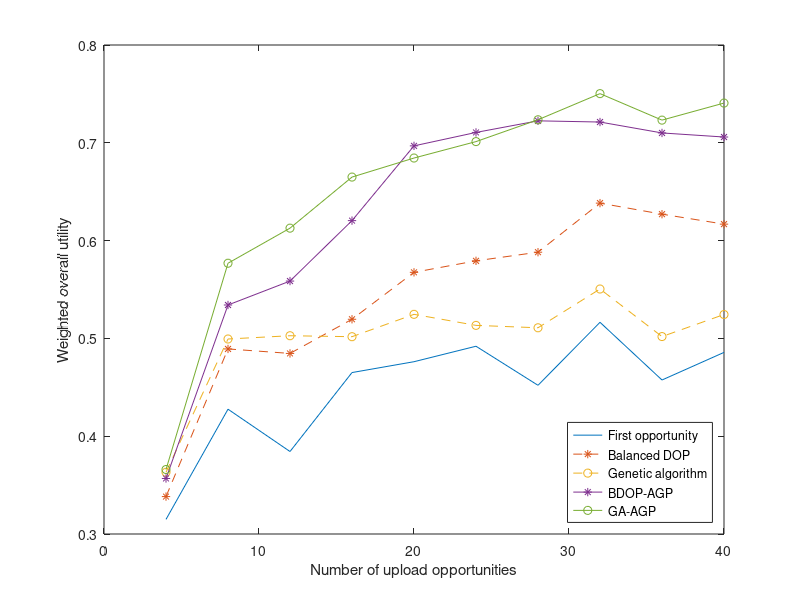
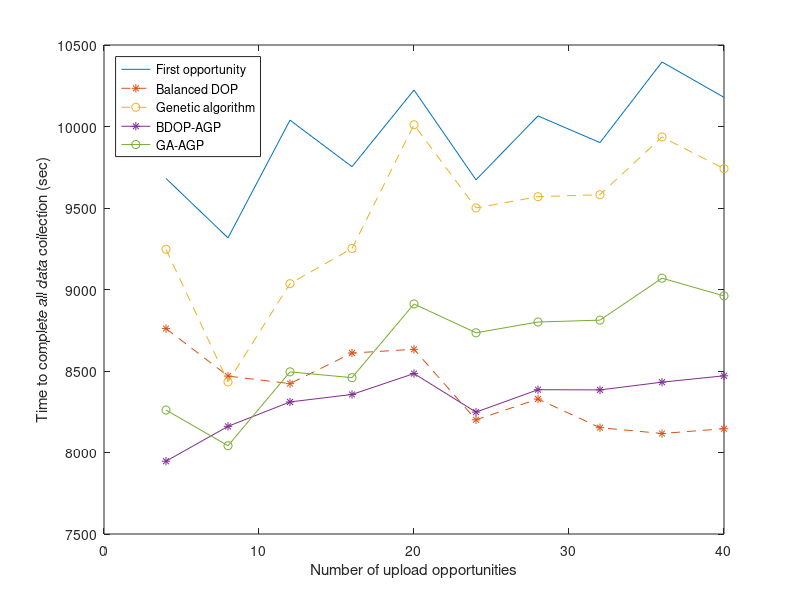

Reproduce these figures in MATLAB, in order.
load('mat/half_op_number.mat');

figure;
plot(number_of_op, reward_total(:, 1), ...
    number_of_op, reward_total(:, 4), '--*', ...
    number_of_op, reward_total(:, 7), '--o', ...
    number_of_op, reward_total(:, 6), '-*', ...
    number_of_op, reward_total(:, 9), '-o');
xlabel('Number of upload opportunities');
ylabel('Weighted overall utility');
legend('First opportunity', 'Balanced DOP', 'Genetic algorithm', ...
    'BDOP-AGP', 'GA-AGP', ...
    'Location', 'southeast');
saveas(gcf, 'fig_2/half_op_number_x.fig');

figure;
plot(number_of_op, length_task(:, 1), ...
    number_of_op, length_task(:, 4), '--*', ...
    number_of_op, length_task(:, 7), '--o', ...
    number_of_op, length_task(:, 6), '-*', ...
    number_of_op, length_task(:, 9), '-o');
xlabel('Number of upload opportunities');
ylabel('Time to complete all data collection (sec)');
legend('First opportunity', 'Balanced DOP', 'Genetic algorithm', ...
    'BDOP-AGP', 'GA-AGP', ...
    'Location', 'northwest');
saveas(gcf, 'fig_2/half_op_number_length_x.fig');
